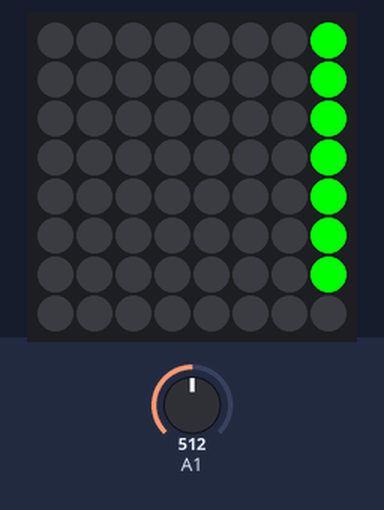
This sketch was run on a simulated Arduino Uno, built with avr-gcc and run on an emulated ATmega328P. Shown: 8×8 RGB LED matrix (first LED top left, wired row by row). Inputs (shaded band) come from the test bench; at power-on: A1 = 512.

Above: at 0.05 s.
At 1.2 s:
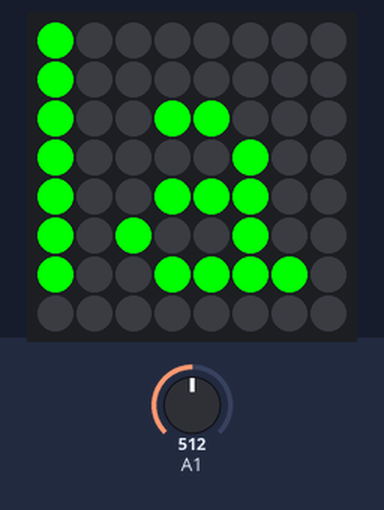
1.3 s: A1 set to 0
2.9 s: A1 set to 306
At 5.3 s:
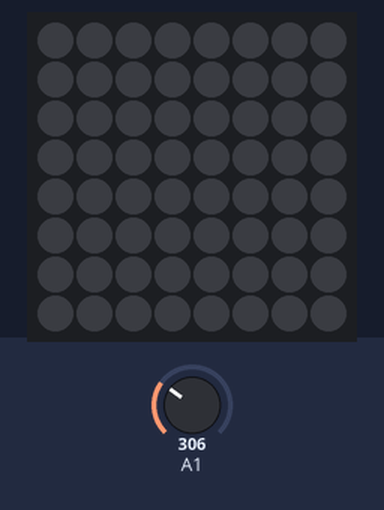

Measured:
- what the display in image 2 shows lasts 0.6 s, from 5.0 s to 5.6 s

The sketch:

Display_Poti.ino
```cpp
// install the "Adafruit LED Backpack" and "Adafruit GFX" for Arduino studio
#include <Wire.h>
#include <Adafruit_GFX.h>
#include "Adafruit_LEDBackpack.h"

Adafruit_BicolorMatrix matrix = Adafruit_BicolorMatrix();
int color_count = 0;

void setup() {
  // pass in the address to the matrix
  matrix.begin(0x70);

  // we dont want text to wrap so it scrolls nicely
  matrix.setTextWrap(false);

  // full screen text
  matrix.setTextSize(1);

  // rotate the screen
  matrix.setRotation(3);
}

void loop() {
  if(color_count == 0){
    matrix.setTextColor(LED_GREEN);
  }
  if(color_count == 1){
    matrix.setTextColor(LED_YELLOW);
  }
  if(color_count == 2){
    matrix.setTextColor(LED_RED);
  }

  for (int8_t x=7; x>=-66; x--) {
    matrix.clear();
    matrix.setCursor(x,0);
    matrix.print("Hallo SLVN");
    matrix.writeDisplay();

    // check poti to make it faster or slower
    int poti_delay = analogRead(A1);
    delay( 50 + poti_delay/10 );
  }

  // increment the color changing variable, and reset it when its bigger than 2
  color_count++;
  if(color_count > 2){
    color_count = 0;
  }

}
```
